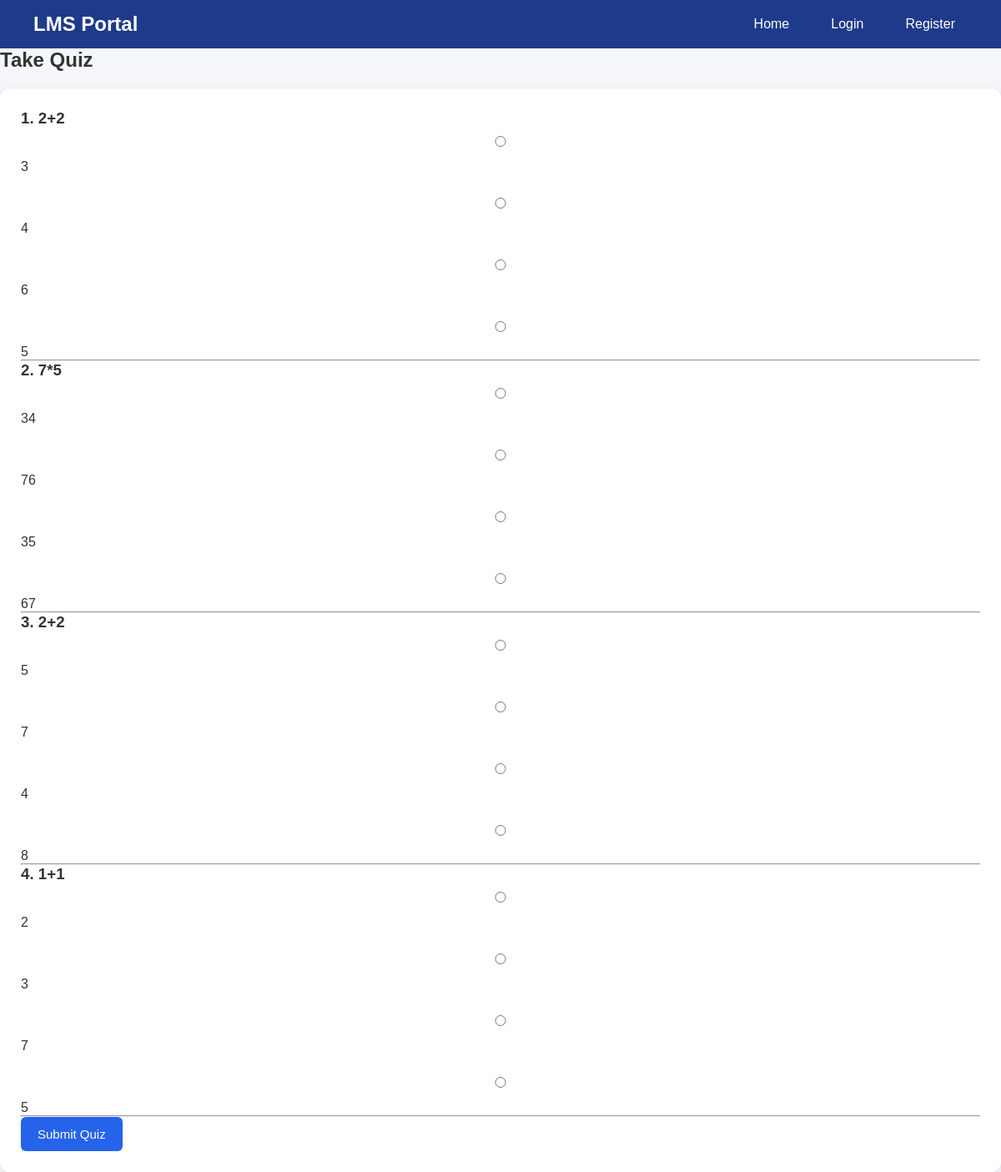
The app's page /take_quiz/1 with its own data.
### tables this page shows
CREATE TABLE questions(
    id INTEGER PRIMARY KEY AUTOINCREMENT,
    quiz_id INTEGER,
    question TEXT,
    option1 TEXT,
    option2 TEXT,
    option3 TEXT,
    option4 TEXT,
    correct_answer TEXT
);

### app.py (the view, shortened to what this page needs)
@app.route('/take_quiz/<int:quiz_id>', methods=['GET', 'POST'])
def take_quiz(quiz_id):
    conn = sqlite3.connect('database.db', timeout=30)
    conn.row_factory = sqlite3.Row
    cursor = conn.cursor()
    cursor.execute(
        "SELECT * FROM questions WHERE quiz_id=?",
        (quiz_id,)
    )
    questions = cursor.fetchall()
    conn.close()
    return render_template(
        'take_quiz.html',
        questions=questions
    )

### templates/take_quiz.html
{% extends "base.html" %}
{% block content %}
<h2>Take Quiz</h2>
<form method="POST">
    {% for q in questions %}
        <div class="quiz-question">
            <h3>
                {{ loop.index }}.
                {{ q['question'] }}
            </h3>
            <label>
                <input
                    type="radio"
                    name="question_{{ q['id'] }}"
                    value="{{ q['option1'] }}"
                    required
                >
                {{ q['option1'] }}
            </label>
            <br><br>
            <label>
                <input
                    type="radio"
                    name="question_{{ q['id'] }}"
                    value="{{ q['option2'] }}"
                >
                {{ q['option2'] }}
            </label>
            <br><br>
            <label>
                <input
                    type="radio"
                    name="question_{{ q['id'] }}"
                    value="{{ q['option3'] }}"
                >
                {{ q['option3'] }}
            </label>
            <br><br>
            <label>
                <input
                    type="radio"
                    name="question_{{ q['id'] }}"
                    value="{{ q['option4'] }}"
                >
                {{ q['option4'] }}
            </label>
        </div>
        <hr>
    {% endfor %}
    <button type="submit">
        Submit Quiz
    </button>
</form>
{% endblock %}

### templates/base.html (shortened to what this page needs)
<!DOCTYPE html>
<html lang="en">
<head>
    <link rel="stylesheet"
          href="{{ url_for('static', filename='css/style.css') }}">
</head>
<body>
    <nav class="navbar">
        <div class="logo">
            LMS Portal
        </div>
        <ul class="nav-links">
            <li><a href="/">Home</a></li>
            {% if 'user_id' in session %}
                <li><a href="{{ url_for('dashboard') }}">Dashboard</a></li>
                <li><a href="{{ url_for('assignments') }}">Assignments</a></li>
                <li><a href="{{ url_for('quizzes') }}">Quizzes</a></li>
                <li><a href="{{ url_for('logout') }}">Logout</a></li>
            {% else %}
                <li><a href="{{ url_for('login') }}">Login</a></li>
                <li><a href="{{ url_for('register') }}">Register</a></li>
            {% endif %}
        </ul>
    </nav>
    {% block content %}
    {% endblock %}
</body>
</html>

### static/css/style.css (style rules this page uses)
* { margin:0; padding:0; box-sizing:border-box; font-family:Arial, Helvetica, sans-serif; }
body { background:#f4f6f9; color:#333; }
.navbar { background:#1e3a8a; color:white; display:flex; justify-content:space-between; align-items:center; padding:15px 40px; }
.logo { font-size:24px; font-weight:bold; }
.nav-links { list-style:none; display:flex; gap:20px; }
.nav-links a { color:white; text-decoration:none; padding:8px 15px; border-radius:5px; transition:0.3s; }
form { background:white; padding:25px; border-radius:12px; box-shadow:0 3px 10px rgba(0,0,0,0.1); margin-top:20px; }
input, select { width:100%; padding:12px; margin-top:10px; margin-bottom:15px; border:1px solid #ccc; border-radius:6px; }
button { background:#2563eb; color:white; border:none; padding:12px 20px; border-radius:6px; cursor:pointer; font-size:15px; transition:0.3s; }
a { text-decoration:none; }

### records on screen
questions: question "2+2", option1 "3", option2 "4", option3 "6", option4 "5"
questions: question "7*5", option1 "34", option2 "76", option3 "35", option4 "67"
questions: question "2+2", option1 "5", option2 "7", option3 "4", option4 "8"
questions: question "1+1", option1 "2", option2 "3", option3 "7", option4 "5"
